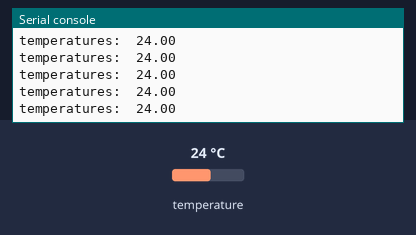
The program below on a simulated Raspberry Pi Pico running MicroPython. Parts: the last lines printed to the serial console. The test bench sets the inputs (shaded band); at power-on: temperature 24 °C.

Above: at 1.2 s.
1.3 s: temperature set to 12 °C
At 1.47 s:
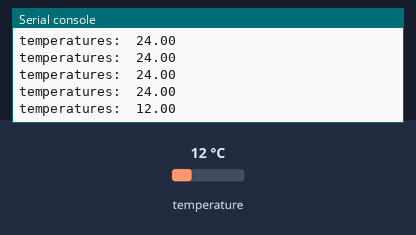
4.3 s: temperature set to 19 °C
At 4.34 s:
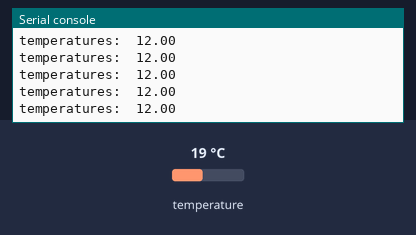
Timing chart, 0 to 7.3 s (numbered marks = the images above; inputs shaded):
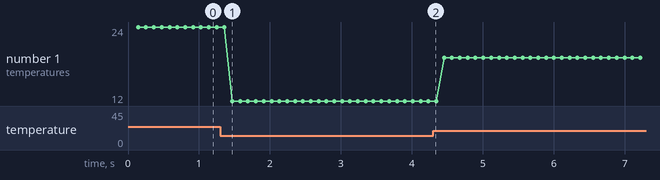

Measured:
- after the input at 1.3 s, the serial console: prints a new line after 0.17 s (image 1)
- plotted number 1: 24 → 12 after the input at 1.3 s, 12 → 19 after the input at 4.3 s

The program:

Temp.py
```python
import time
import machine
import onewire, ds18x20

# GPIO 26번 핀에 OneWire 버스를 생성합니다.
data = machine.Pin(26)
temp_wire = onewire.OneWire(data) # GPIO 26번 핀에서 OneWire 버스 생성

# OneWire 버스를 사용하여 DS18X20 온도 센서 객체를 생성합니다.
temp_sensor = ds18x20.DS18X20(temp_wire)

# 버스에서 연결된 장치(온도 센서)를 스캔합니다.
roms = temp_sensor.scan()
print(len(roms), 'temperature sensor found')  # 연결된 온도 센서의 수를 출력합니다.

# 무한 루프를 통해 온도를 지속적으로 읽습니다.
while True:
    print('temperatures:', end=' ')
    # 모든 연결된 온도 센서로부터 온도를 읽기 시작합니다.
    temp_sensor.convert_temp()
    time.sleep_ms(100)  # 온도 변환에 필요한 시간을 기다립니다.

    # 각 온도 센서의 ROM 주소에 대해 온도를 읽고 출력합니다.
    for rom in roms:
        t = temp_sensor.read_temp(rom)
        print('{:6.2f}'.format(t), end=' ')  # 읽은 온도를 포맷하여 출력합니다.
    print()  # 줄바꿈을 출력하여 온도 출력을 구분합니다.
```
